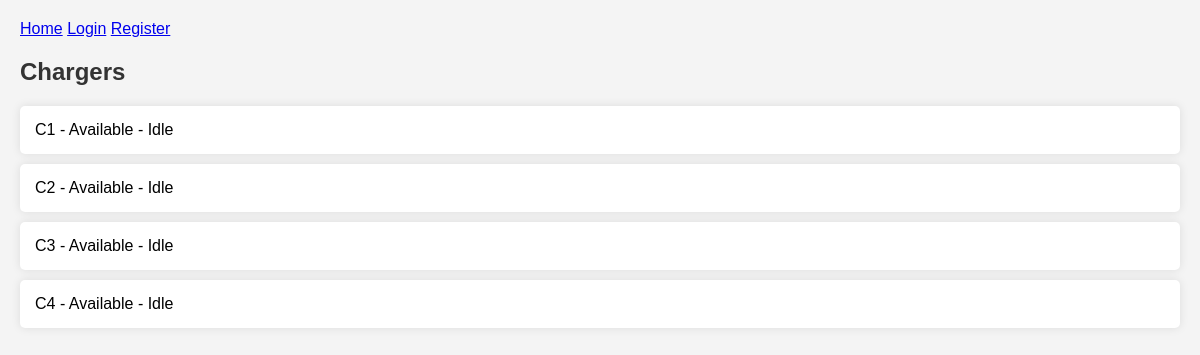
The app's page /manage_charger/1/view_chargers/ with its own data.
### api/models.py (models this page shows, shortened)
class Charger(models.Model):
    station = models.ForeignKey(Station, on_delete=models.CASCADE, related_name='chargers')
    charger_id = models.CharField(max_length=50, unique=True, null=False)
    model = models.CharField(max_length=50)
    vendor = models.CharField(max_length=50)
    status = models.CharField(max_length=50, default="Available")
    activity = models.CharField(max_length=50, default="Idle")

### frontend/views.py (the view)
# urls.py: path('view_chargers/', views.view_chargers, name='view_chargers'),
def view_chargers(request, charger_id):
    chargers = Charger.objects.all()
    return render(request, 'view_chargers.html', {
        'chargers': chargers,
    })

### frontend/templates/view_chargers.html
{% extends 'base.html' %}
{% block content %}
<h2>Chargers</h2>
{% if no_chargers %}
    <div class="no-chargers">
        <p>No chargers available.</p>
    </div>
{% else %}
    <ul>
        {% for charger in chargers %}
            <li>
                {{ charger.charger_id }} - {{ charger.status }} - {{ charger.activity }}
            </li>
        {% endfor %}
    </ul>
{% endif %}
{% endblock %}

### frontend/static/css/styles.css (style rules this page uses)
body { font-family: Arial, sans-serif; background-color: #f4f4f4; margin: 0; padding: 0; }
h1, h2, h3 { color: #333; }
ul { list-style-type: none; padding: 0; }
ul li { background-color: #fff; padding: 15px; margin-bottom: 10px; border-radius: 5px; box-shadow: 0 0 10px rgba(0, 0, 0, 0.1); }

### records on screen
Charger: charger_id "C1", status "Available", activity "Idle"
Charger: charger_id "C2", status "Available", activity "Idle"
Charger: charger_id "C3", status "Available", activity "Idle"
Charger: charger_id "C4", status "Available", activity "Idle"
